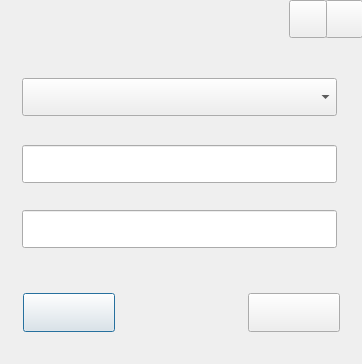
<?xml version="1.0" encoding="UTF-8"?>
<ui version="4.0">
 <class>CLOADING</class>
 <widget class="QDialog" name="CLOADING">
  <property name="geometry">
   <rect>
    <x>0</x>
    <y>0</y>
    <width>362</width>
    <height>364</height>
   </rect>
  </property>
  <property name="maximumSize">
   <size>
    <width>365</width>
    <height>365</height>
   </size>
  </property>
  <property name="windowTitle">
   <string>登陆系统</string>
  </property>
  <property name="windowIcon">
   <iconset resource="pic.qrc">
    <normaloff>:/tu.png</normaloff>:/tu.png</iconset>
  </property>
  <widget class="QToolButton" name="QtbtnClose">
   <property name="geometry">
    <rect>
     <x>325</x>
     <y>0</y>
     <width>38</width>
     <height>38</height>
    </rect>
   </property>
   <property name="text">
    <string/>
   </property>
  </widget>
  <widget class="QToolButton" name="QtbtnMin">
   <property name="geometry">
    <rect>
     <x>289</x>
     <y>0</y>
     <width>38</width>
     <height>38</height>
    </rect>
   </property>
   <property name="text">
    <string/>
   </property>
  </widget>
  <widget class="QPushButton" name="QpbtnLoad">
   <property name="geometry">
    <rect>
     <x>23</x>
     <y>293</y>
     <width>92</width>
     <height>39</height>
    </rect>
   </property>
   <property name="text">
    <string/>
   </property>
  </widget>
  <widget class="QPushButton" name="QpbtnClose">
   <property name="geometry">
    <rect>
     <x>248</x>
     <y>293</y>
     <width>92</width>
     <height>39</height>
    </rect>
   </property>
   <property name="text">
    <string/>
   </property>
  </widget>
  <widget class="QComboBox" name="QcomUser">
   <property name="geometry">
    <rect>
     <x>22</x>
     <y>78</y>
     <width>315</width>
     <height>38</height>
    </rect>
   </property>
   <property name="minimumSize">
    <size>
     <width>135</width>
     <height>20</height>
    </size>
   </property>
  </widget>
  <widget class="QLineEdit" name="QlineCity">
   <property name="geometry">
    <rect>
     <x>22</x>
     <y>210</y>
     <width>315</width>
     <height>38</height>
    </rect>
   </property>
  </widget>
  <widget class="QLineEdit" name="QlinePass">
   <property name="geometry">
    <rect>
     <x>22</x>
     <y>145</y>
     <width>315</width>
     <height>38</height>
    </rect>
   </property>
  </widget>
 </widget>
 <resources>
  <include location="pic.qrc"/>
 </resources>
 <connections/>
</ui>
